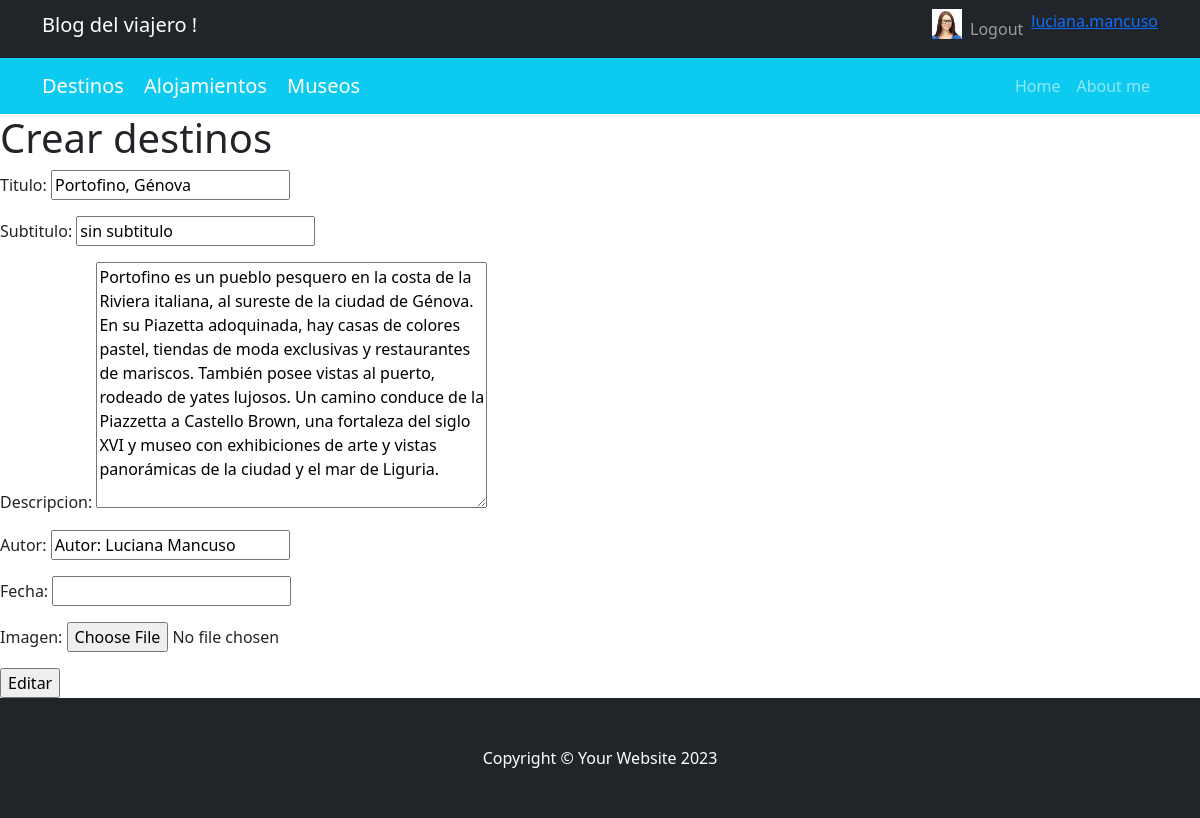
The page /blog/destino/editar/Portofino, Génova (signed in) on the database its author committed.
### account/models.py (models this page shows)
class Avatar(models.Model):
    user = models.OneToOneField(User, on_delete=models.CASCADE)
    imagen = models.ImageField(upload_to="avatares", null=True, blank=True)

### AppCoder/models.py (models this page shows, shortened)
class Destino(models.Model):
    titulo = models.CharField(max_length=200)
    subtitulo = models.CharField(max_length=100, default="sin subtitulo")
    descripcion = models.TextField()
    autor = models.CharField(max_length=100, default='Autor: Luciana Mancuso')
    fecha= models.DateField(null=True, blank=True)
    imagen = models.ImageField(upload_to='destinos/', null=True, blank=True)

### AppCoder/views.py (the view, shortened to what this page needs)
# urls.py: path('destino/editar/<titulo>', editar_destino, name='AppCoderEditarDestino'),
@login_required
def editar_destino(request, titulo):
    get_destino=Destino.objects.get(titulo=titulo)
    context={"titulo": titulo, "form": DestinoForm(initial={"titulo": get_destino.titulo , "descripcion": get_destino.descripcion})}
    return render(request, 'AppCoder/editar_destino.html', context=context)

### AppCoder/forms.py
class DestinoForm(forms.ModelForm):
    class Meta:
        model= Destino
        fields="__all__"

### templates/AppCoder/editar_destino.html (shortened to what this page needs)
{% extends 'base.html' %}
{% block contenido_cambia %}
<h1>Crear destinos</h1>
<form action="{% url 'AppCoderEditarDestino' titulo %}" method="post">
    {{ form.as_p }}
    <input type="submit" value="Editar">
</form>
{% endblock %}

### templates/base.html (shortened to what this page needs)
<!DOCTYPE html>
<html lang="en">
    <head>
        {% load static %}
        <link href="{% static 'AppCoder/css/styles.css' %}" rel="stylesheet" />
    </head>
    <body>
        <nav class="navbar navbar-expand-lg navbar-dark bg-dark">
            <div class="container">
        <h1 class="navbar-brand" >Blog del viajero !</h1>
                <div class="collapse navbar-collapse" id="navbarSupportedContent">
                    <ul class="navbar-nav ms-auto mb-2 mb-lg-0">
                        {% if user.is_authenticated %}
                        <img src="{{ user.avatar.imagen.url }}" alt="Usuario" height="30 px">
                        <li class="nav-item"><a class="nav-link" href="{% url 'accountlogout' %}">Logout</a></li>
                        <a class="nav-item">{{ user.username }}</a>
                        {% else %}
                        <li class="nav-item"><a class="nav-link" href="{% url 'accountlogin' %}">Login</a></li>
                        <li class="nav-item"><a class="nav-link" href="{% url 'accountregistrar' %}">Registrar</a></li>
                        {% endif %}
                    </ul>
                </div>
            </div>
        </nav>
        <nav class="navbar navbar-expand-lg navbar-dark bg-info">
            <div class="container">
                <div class="categories">
                    <a class="navbar-brand" href="{% url 'AppCoderDestinos' %}">Destinos</a>
                    <a class="navbar-brand" href="{% url 'AppCoderAlojamientos' %}">Alojamientos</a>
                    <a class="navbar-brand" href="{% url 'AppCoderMuseos' %}">Museos</a>
                </div>
                <div class="collapse navbar-collapse" id="navbarSupportedContent">
                    <ul class="navbar-nav ms-auto mb-2 mb-lg-0">
                        <li class="nav-item"><a class="nav-link" href="{% url 'AppCoderHome' %}">Home</a></li>
                        <li class="nav-item"><a class="nav-link" href="https://ar.linkedin.com/in/luciana-mancuso-b0289b1a4r">About me</a></li>
                    </ul>
                </div>
            </div>
        </nav>
        {% block contenido_cambia %}{% endblock %}
        <footer class="py-5 bg-dark">
            <div class="container"><p class="m-0 text-center text-white">Copyright &copy; Your Website 2023</p></div>
        </footer>
    </body>
</html>

### rows shown on the page
Destino: titulo "Portofino, Génova", subtitulo "sin subtitulo", descripcion "Portofino es un pueblo pesquero en la costa de la Riviera italiana, al sureste de la ciudad de Génova. En su Piazetta adoquinada, hay casas de colores pastel, tiendas de moda exclusivas y restaurantes de mariscos. También posee vistas al puerto, rodeado de yates lujosos. Un camino conduce de la Piazzetta a Castello Brown, una fortaleza del siglo XVI y museo con exhibiciones de arte y vistas panorámicas de la ciudad y el mar de Liguria.", autor "Autor: Luciana Mancuso"

### other values the page prints
{{ user.username }} "luciana.mancuso"
